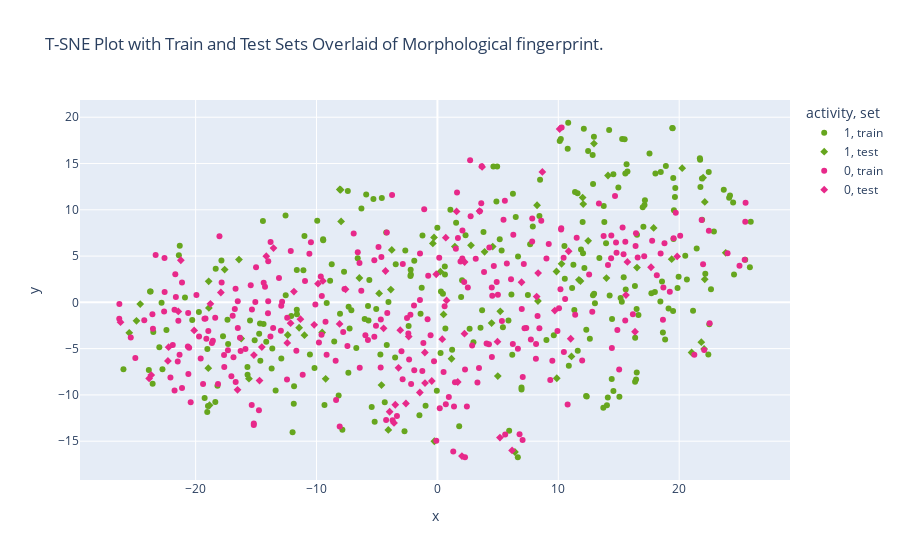

Notebook cell for this chart:
### Code cell
tsne_plot_activity_set(X_train, X_test, y_train_activities, y_test_activities, "Morphological")

### Figure 1 — Plotly figure (JSON) as saved in the notebook; plotly's stock layout.template omitted (floating-point values rounded to 4 significant figures; data arrays with more than 128 entries replaced by an {"elided": "..."} marker saying what was removed)
{"data": [{"hovertemplate": "activity=1<br>set=train<br>x=%{x}<br>y=%{y}<extra></extra>", "legendgroup": "1, train", "marker": {"color": "rgb(102,166,30)", "symbol": "circle"}, "mode": "markers", "name": "1, train", "orientation": "v", "showlegend": true, "type": "scatter", "x": {"elided": "254 float values"}, "xaxis": "x", "y": {"elided": "254 float values"}, "yaxis": "y"}, {"hovertemplate": "activity=1<br>set=test<br>x=%{x}<br>y=%{y}<extra></extra>", "legendgroup": "1, test", "marker": {"color": "rgb(102,166,30)", "symbol": "diamond"}, "mode": "markers", "name": "1, test", "orientation": "v", "showlegend": true, "type": "scatter", "x": [1.442, 8.243, 2.778, -11.0, -8.076, -18.91, 16.51, -3.854, 1.166, 22.06, -15.59, 6.412, -18.85, -18.92, 0.245, 20.25, 22.11, -9.245, -17.6, 12.47, -18.95, -24.89, -0.2538, -12.38, -0.3773, 14.11, -24.58, -4.823, 23.85, 22.12, -25.49, 5.197, -4.062, 9.849, 21.02, -11.44, 19.38, 21.98, 13.98, -0.2801, -3.774, 12.01, 12.06, 11.09, -16.23, 0.5091, -6.455, 21.83, -9.534, 12.95, -4.626, 4.575, 4.996, -16.41, -7.966, 4.482, 10.27, 9.875, 11.84, 8.315, 3.901, 17.89, -8.008, 11.7], "xaxis": "x", "y": [6.029, 10.49, 6.158, -3.548, 12.19, -0.5973, 3.761, 1.384, -6.091, -5.027, -8.244, -16.17, -11.12, 2.271, 3.319, 14.5, 2.494, -8.264, 3.543, 6.646, -7.112, -1.991, -15.0, -3.528, 6.364, 13.71, -0.1874, 0.9667, 5.347, 10.85, -3.288, -0.9639, -13.78, 3.332, -5.419, -2.742, 4.661, 13.47, 2.627, 7.013, 5.666, 11.33, 10.62, -5.842, -3.911, -1.306, 2.631, -4.307, -3.257, 17.16, -8.94, 6.022, -7.959, 4.625, 8.744, -2.241, 4.163, -8.201, 2.299, 0.1453, 5.459, 8.038, 12.17, 2.436], "yaxis": "y"}, {"hovertemplate": "activity=0<br>set=train<br>x=%{x}<br>y=%{y}<extra></extra>", "legendgroup": "0, train", "marker": {"color": "rgb(231,41,138)", "symbol": "circle"}, "mode": "markers", "name": "0, train", "orientation": "v", "showlegend": true, "type": "scatter", "x": {"elided": "259 float values"}, "xaxis": "x", "y": {"elided": "259 float values"}, "yaxis": "y"}, {"hovertemplate": "activity=0<br>set=test<br>x=%{x}<br>y=%{y}<extra></extra>", "legendgroup": "0, test", "marker": {"color": "rgb(231,41,138)", "symbol": "diamond"}, "mode": "markers", "name": "0, test", "orientation": "v", "showlegend": true, "type": "scatter", "x": [17.67, -23.85, -8.09, -1.025, -20.12, 2.251, 4.969, -4.294, -9.471, -21.43, -18.78, -1.454, 8.331, -2.605, -10.19, 15.6, -0.4667, 6.96, 9.711, 2.238, -12.42, 16.35, 15.71, -14.52, 8.68, -3.485, 10.85, -26.21, 11.03, -11.87, -11.33, -2.373, -17.91, -14.16, -22.29, -12.15, -14.71, 0.7613, 3.481, -3.074, -9.879, -13.56, 8.21, 1.681, -22.23, 19.83, -23.67, 6.177, 5.172, 1.585, 3.698, 10.11, 0.3998, -3.589, -3.219, -4.451, -15.18, -3.953, -0.09891, 0.6909, -1.04, -7.599, -16.53, -21.22, 2.029], "xaxis": "x", "y": [3.795, -8.223, -2.331, -8.72, -3.036, 4.36, -4.252, 3.388, 2.312, -0.9832, -0.1584, -9.74, 3.168, -10.93, -2.425, 0.7866, -8.498, 2.174, -0.8899, -3.387, -4.384, -3.173, 4.365, -4.832, 14.09, -11.06, 5.52, -2.142, -3.933, 1.168, -1.814, -3.694, 1.064, 4.993, -6.33, -2.254, -8.448, 0.2039, 9.864, -3.008, 2.017, 5.867, 0.6262, -8.606, -4.844, 4.966, -7.859, -16.0, -14.61, 9.827, 14.63, 18.73, -3.979, -13.03, -7.071, -2.81, -5.695, -11.82, 3.036, 6.984, -5.418, 1.407, -9.452, 4.547, -16.61], "yaxis": "y"}], "layout": {"legend": {"title": {"text": "activity, set"}, "tracegroupgap": 0}, "title": {"text": "T-SNE Plot with Train and Test Sets Overlaid of Morphological fingerprint."}, "xaxis": {"anchor": "y", "domain": [0, 1], "title": {"text": "x"}}, "yaxis": {"anchor": "x", "domain": [0, 1], "title": {"text": "y"}}}}
